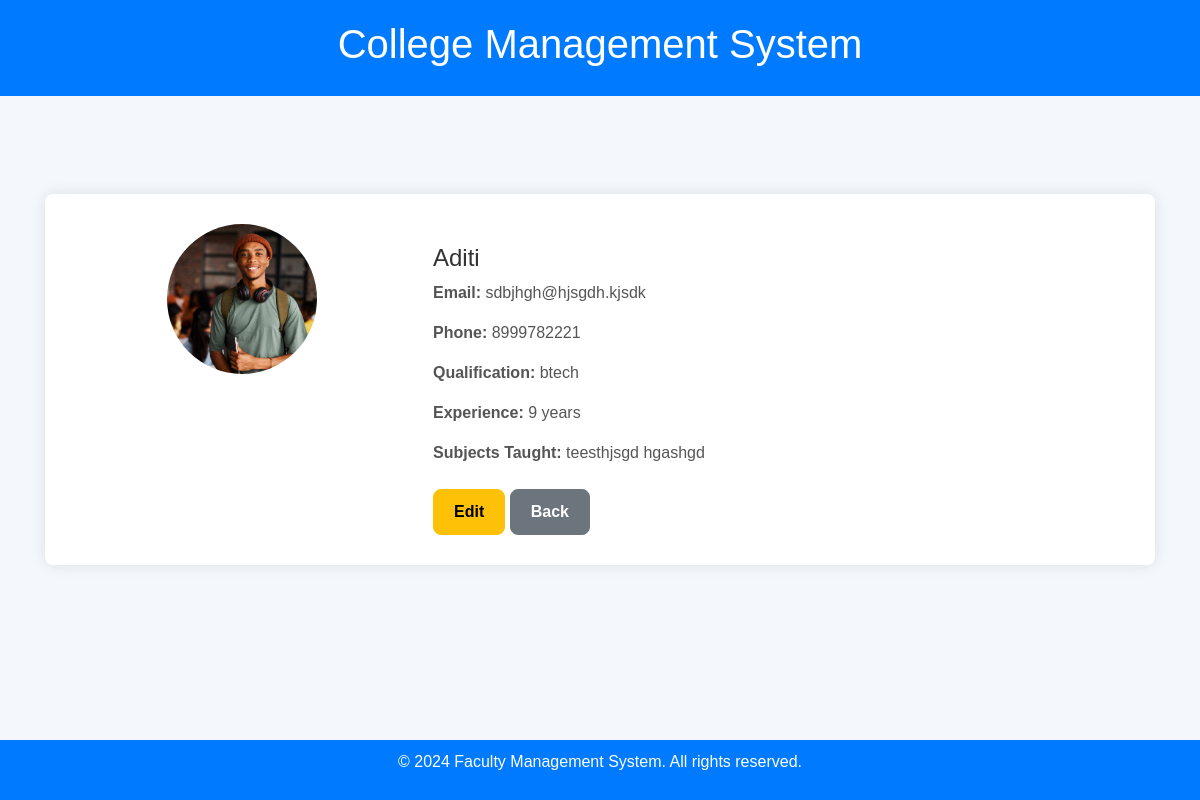
The page /faculty/3/ (signed in) on the database its author committed.
### core/models.py (models this page shows, shortened)
class Faculty(models.Model):
    name = models.CharField(max_length=100)
    email = models.EmailField(unique=True)
    phone = models.CharField(max_length=15)
    qualification = models.CharField(max_length=200)
    experience = models.PositiveIntegerField(help_text="Experience in years")
    subjects_taught = models.TextField(help_text="List of subjects taught")
    profile_picture = models.ImageField(upload_to='faculty_pictures/', blank=True, null=True)
    avg_rating = models.FloatField(default=0.0)

### core/views.py (the view)
# urls.py: path('faculty/<int:pk>/', views.faculty_detail, name='faculty_detail'),
@staff_member_required
def faculty_detail(request, pk):
    faculty = get_object_or_404(Faculty, pk=pk)
    feedbacks = faculty.feedbacks.all()
    avg_rating = feedbacks.aggregate(Avg('rating'))['rating__avg']
    return render(request, 'faculty/faculty_detail.html', {
        'faculty': faculty,
        'feedbacks': feedbacks,
        'avg_rating': avg_rating,
    })

### core/templates/faculty/faculty_detail.html (shortened to what this page needs)
<!DOCTYPE html>
<html lang="en">
<head>
    <link href="https://cdn.jsdelivr.net/npm/bootstrap@5.3.0-alpha1/dist/css/bootstrap.min.css" rel="stylesheet">
</head>
<body>
    <header>
        <h1>College Management System</h1>
    </header>
    <div class="container mt-5">
        <div class="faculty-detail-card">
            <div class="row">
                <div class="col-md-4 text-center">
                    {% if faculty.profile_picture %}
                    <img src="{{ faculty.profile_picture.url }}" alt="{{ faculty.name }}">
                    {% else %}
                    <img src="https://via.placeholder.com/150" alt="No Image">
                    {% endif %}
                </div>
                <div class="col-md-8">
                    <h4>{{ faculty.name }}</h4>
                    <p><strong>Email:</strong> {{ faculty.email }}</p>
                    <p><strong>Phone:</strong> {{ faculty.phone }}</p>
                    <p><strong>Qualification:</strong> {{ faculty.qualification }}</p>
                    <p><strong>Experience:</strong> {{ faculty.experience }} years</p>
                    <p><strong>Subjects Taught:</strong> {{ faculty.subjects_taught }}</p>
                    <div class="mt-4">
                        <a href="{% url 'edit_faculty' faculty.pk %}" class="btn btn-warning">Edit</a>
                        <a href="{% url 'faculty_list' %}" class="btn btn-secondary">Back</a>
                    </div>
                </div>
            </div>
        </div>
    </div>
    <footer>
        <p>&copy; 2024 Faculty Management System. All rights reserved.</p>
    </footer>
</body>
</html>

### core/templates/faculty/faculty_detail.html (style rules this page uses)
body { font-family: 'Arial', sans-serif; background-color: #f4f7fc; margin: 0; padding: 0; }
header { background-color: #007bff; color: white; padding: 20px 0; text-align: center; }
footer { background-color: #007bff; color: white; padding: 10px 0; text-align: center; position: fixed; width: 100%; bottom: 0; }
.container { padding: 50px 15px; }
.faculty-detail-card { background-color: white; border-radius: 8px; box-shadow: 0 0 15px rgba(0, 0, 0, 0.1); padding: 30px; margin-bottom: 20px; }
.faculty-detail-card img { width: 150px; height: 150px; border-radius: 50%; object-fit: cover; }
.faculty-detail-card h4 { color: #333; margin-top: 20px; font-size: 24px; }
.faculty-detail-card p { color: #555; font-size: 16px; }
.faculty-detail-card .btn { font-weight: bold; padding: 10px 20px; border-radius: 8px; transition: background-color 0.3s ease; }
.faculty-detail-card .btn-warning { background-color: #ffc107; }
.faculty-detail-card .btn-secondary { background-color: #6c757d; }

### rows shown on the page
Faculty: profile_picture (picture), name "Aditi", email "sdbjhgh@hjsgdh.kjsdk", phone "8999782221", qualification "btech", experience "9", subjects_taught "teesthjsgd hgashgd"
